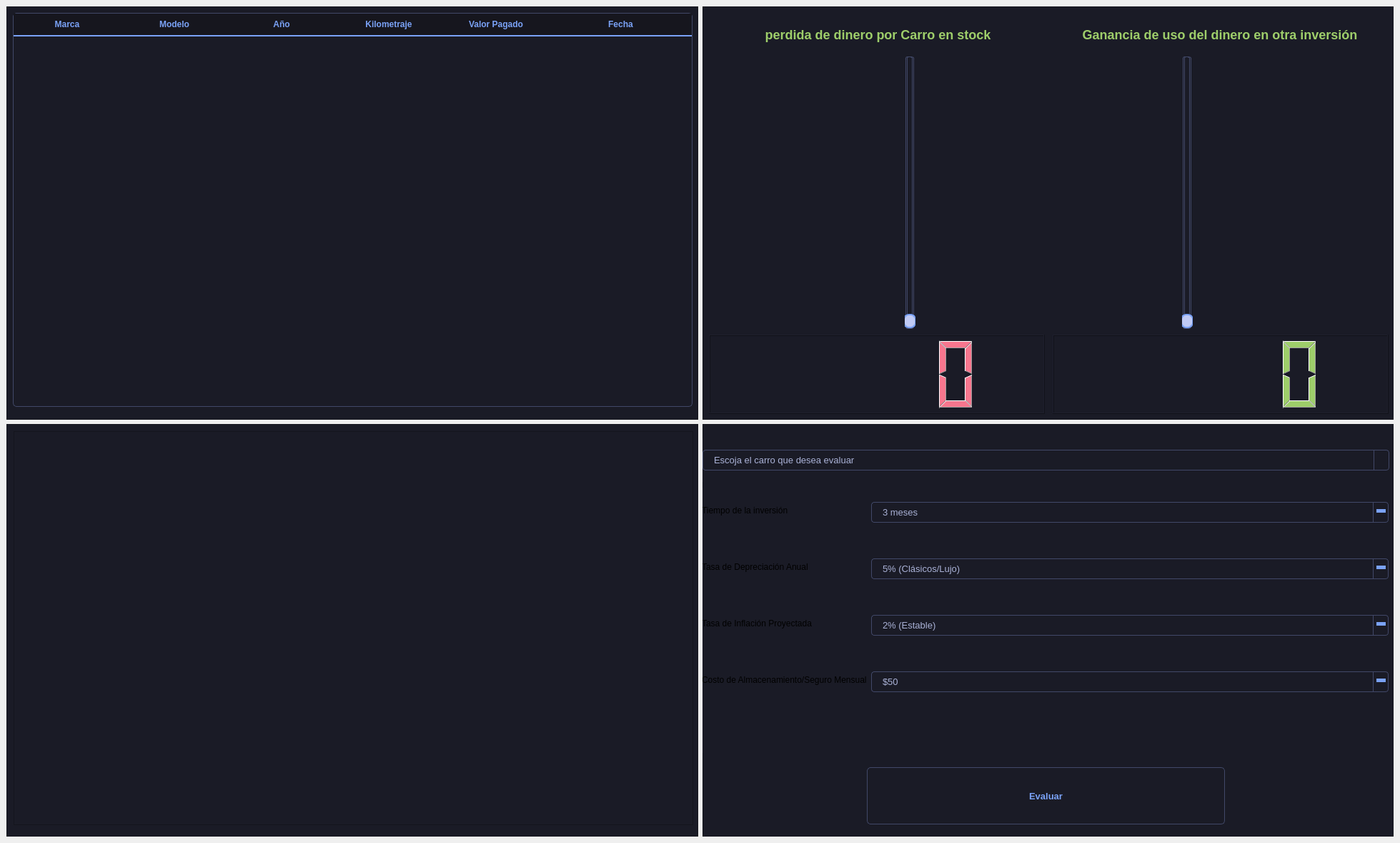
       <widget class="QWidget" name="page_2">
        <widget class="QWidget" name="gridLayoutWidget_2">
         <property name="geometry">
          <rect>
           <x>9</x>
           <y>9</y>
           <width>1941</width>
           <height>1161</height>
          </rect>
         </property>
         <layout class="QGridLayout" name="gridLayout_2">
          <item row="0" column="1">
           <widget class="QFrame" name="frame_6">
            <property name="styleSheet">
             <string notr="true">background-color: rgb(26, 27, 38);</string>
            </property>
            <property name="frameShape">
             <enum>QFrame::Shape::StyledPanel</enum>
            </property>
            <property name="frameShadow">
             <enum>QFrame::Shadow::Raised</enum>
            </property>
            <widget class="QWidget" name="horizontalLayoutWidget_3">
             <property name="geometry">
              <rect>
               <x>10</x>
               <y>70</y>
               <width>951</width>
               <height>381</height>
              </rect>
             </property>
             <layout class="QHBoxLayout" name="horizontalLayout_3">
              <property name="spacing">
               <number>100</number>
              </property>
              <item>
               <widget class="QSlider" name="verticalSlider_2">
                <property name="styleSheet">
                 <string notr="true">/* Contenedor del Slider Vertical */
QSlider::groove:vertical {
    border: 1px solid #414868;
    width: 6px;
    background: #1a1b26;
    margin: 0 2px;
    border-radius: 3px;
}

/* Parte recorrida (Abajo hacia el Handle) */
QSlider::sub-page:vertical {
    background: qlineargradient(x1:0, y1:1, x2:0, y2:0, 
                                stop:0 #7aa2f7, stop:1 #bb9af7);
    border: 1px solid #414868;
    width: 6px;
    border-radius: 3px;
}

/* Parte por recorrer (Arriba del Handle) */
QSlider::add-page:vertical {
    background: #24283b;
    border: 1px solid #414868;
    width: 6px;
    border-radius: 3px;
}

/* El botón circular (Handle) */
QSlider::handle:vertical {
    background: #c0caf5;
    border: 2px solid #7aa2f7;
    height: 16px;
    width: 16px;
    margin: 0 -6px; /* Centrado horizontal */
    border-radius: 8px;
}

QSlider::handle:vertical:hover {
    background: #ffffff;
    border: 2px solid #bb9af7;
}</string>
                </property>
                <property name="value">
                 <number>0</number>
                </property>
                <property name="sliderPosition">
                 <number>0</number>
                </property>
                <property name="orientation">
                 <enum>Qt::Orientation::Vertical</enum>
                </property>
                <property name="invertedAppearance">
                 <bool>false</bool>
                </property>
                <property name="invertedControls">
                 <bool>false</bool>
                </property>
                <property name="tickInterval">
                 <number>0</number>
                </property>
               </widget>
              </item>
              <item>
               <widget class="QSlider" name="verticalSlider">
                <property name="styleSheet">
                 <string notr="true">/* Contenedor del Slider Vertical */
QSlider::groove:vertical {
    border: 1px solid #414868;
    width: 6px;
    background: #1a1b26;
    margin: 0 2px;
    border-radius: 3px;
}

/* Parte recorrida (Abajo hacia el Handle) */
QSlider::sub-page:vertical {
    background: qlineargradient(x1:0, y1:1, x2:0, y2:0, 
                                stop:0 #7aa2f7, stop:1 #bb9af7);
    border: 1px solid #414868;
    width: 6px;
    border-radius: 3px;
}

/* Parte por recorrer (Arriba del Handle) */
QSlider::add-page:vertical {
    background: #24283b;
    border: 1px solid #414868;
    width: 6px;
    border-radius: 3px;
}

/* El botón circular (Handle) */
QSlider::handle:vertical {
    background: #c0caf5;
    border: 2px solid #7aa2f7;
    height: 16px;
    width: 16px;
    margin: 0 -6px; /* Centrado horizontal */
    border-radius: 8px;
}

QSlider::handle:vertical:hover {
    background: #ffffff;
    border: 2px solid #bb9af7;
}</string>
                </property>
                <property name="orientation">
                 <enum>Qt::Orientation::Vertical</enum>
                </property>
               </widget>
              </item>
             </layout>
            </widget>
            <widget class="QWidget" name="horizontalLayoutWidget_6">
             <property name="geometry">
              <rect>
               <x>9</x>
               <y>459</y>
               <width>951</width>
               <height>111</height>
              </rect>
             </property>
             <layout class="QHBoxLayout" name="horizontalLayout_6">
              <property name="spacing">
               <number>11</number>
              </property>
              <item>
               <widget class="QLCDNumber" name="lcd_rojo">
                <property name="styleSheet">
                 <string notr="true">/* Estilo Base para ambos (Fondo y Bordes) */
color: rgb(255, 30, 82);
QLCDNumber {
    background-color: #16161e; /* Un tono más oscuro que el fondo general */
    border: 2px solid #414868;
    border-radius: 6px;
    padding: 5px;
}

/* Estado VERDE (Ganancia / ROI Positivo) */
QLCDNumber#lcd_verde {
    color: #9ece6a; /* Verde neón */
    border-color: #9ece6a;
}

/* Estado ROJO (Depreciación / Gasto) */
QLCDNumber#lcd_rojo {
    color: #f7768e; /* Rojo/Rosa neón */
    border-color: #f7768e;
}</string>
                </property>
               </widget>
              </item>
              <item>
               <widget class="QLCDNumber" name="lcd_verde">
                <property name="styleSheet">
                 <string notr="true">/* Estilo Base para ambos (Fondo y Bordes) */
color: rgb(85, 255, 127);
QLCDNumber {
    background-color: #16161e; /* Un tono más oscuro que el fondo general */
    border: 2px solid #414868;
    border-radius: 6px;
    padding: 5px;
}

/* Estado VERDE (Ganancia / ROI Positivo) */
QLCDNumber#lcd_verde {
    color: #9ece6a; /* Verde neón */
    border-color: #9ece6a;
}

/* Estado ROJO (Depreciación / Gasto) */
QLCDNumber#lcd_rojo {
    color: #f7768e; /* Rojo/Rosa neón */
    border-color: #f7768e;
}</string>
                </property>
               </widget>
              </item>
             </layout>
            </widget>
            <widget class="QWidget" name="horizontalLayoutWidget_7">
             <property name="geometry">
              <rect>
               <x>9</x>
               <y>9</y>
               <width>951</width>
               <height>61</height>
              </rect>
             </property>
             <layout class="QHBoxLayout" name="horizontalLayout_7">
              <item>
               <widget class="QLabel" name="label">
                <property name="styleSheet">
                 <string notr="true">/* Label para montos de dinero (Resultados) */
QLabel {
    color: #9ece6a; /* Verde neón (Ganancia) */
    font-family: &quot;Segoe UI Semibold&quot;;
    font-size: 18px;
    font-weight: bold;
    background: transparent;
}

QLabel#resultado_negativo {
    color: #f7768e; /* Rojo/Rosa neón (Depreciación/Gasto) */
    font-family: &quot;Segoe UI Semibold&quot;;
    font-size: 18px;
    font-weight: bold;
    background: transparent;
}

/* Label para el valor que cambia con el Slider */
QLabel#valor_dinamico {
    color: #7aa2f7; /* Azul neón */
    font-family: &quot;Consolas&quot;, monospace; /* Estilo código/financiero */
    font-size: 14px;
    background: #24283b;
    border: 1px solid #414868;
    border-radius: 4px;
    padding: 2px 8px;
}</string>
                </property>
                <property name="text">
                 <string>perdida de dinero por Carro en stock</string>
                </property>
                <property name="alignment">
                 <set>Qt::AlignmentFlag::AlignCenter</set>
                </property>
               </widget>
              </item>
              <item>
               <widget class="QLabel" name="label_2">
                <property name="styleSheet">
                 <string notr="true">/* Label para montos de dinero (Resultados) */
QLabel {
    color: #9ece6a; /* Verde neón (Ganancia) */
    font-family: &quot;Segoe UI Semibold&quot;;
    font-size: 18px;
    font-weight: bold;
    background: transparent;
}

QLabel#resultado_negativo {
    color: #f7768e; /* Rojo/Rosa neón (Depreciación/Gasto) */
    font-family: &quot;Segoe UI Semibold&quot;;
    font-size: 18px;
    font-weight: bold;
    background: transparent;
}

/* Label para el valor que cambia con el Slider */
QLabel#valor_dinamico {
    color: #7aa2f7; /* Azul neón */
    font-family: &quot;Consolas&quot;, monospace; /* Estilo código/financiero */
    font-size: 14px;
    background: #24283b;
    border: 1px solid #414868;
    border-radius: 4px;
    padding: 2px 8px;
}</string>
                </property>
                <property name="text">
                 <string>Ganancia de uso del dinero en otra inversión</string>
                </property>
                <property name="alignment">
                 <set>Qt::AlignmentFlag::AlignCenter</set>
                </property>
               </widget>
              </item>
             </layout>
            </widget>
           </widget>
          </item>
          <item row="1" column="0">
           <widget class="QFrame" name="frame_8">
            <property name="styleSheet">
             <string notr="true">background-color: rgb(10, 0, 62);
background-color: rgb(26, 27, 38);</string>
            </property>
            <property name="frameShape">
             <enum>QFrame::Shape::StyledPanel</enum>
            </property>
            <property name="frameShadow">
             <enum>QFrame::Shadow::Raised</enum>
            </property>
            <widget class="QWidget" name="horizontalLayoutWidget_5">
             <property name="geometry">
              <rect>
               <x>10</x>
               <y>10</y>
               <width>951</width>
               <height>551</height>
              </rect>
             </property>
             <layout class="QHBoxLayout" name="horizontalLayout_5">
              <item>
               <widget class="QTextEdit" name="textEdit_mercado"/>
              </item>
             </layout>
            </widget>
           </widget>
          </item>
          <item row="0" column="0">
           <widget class="QFrame" name="frame_5">
            <property name="styleSheet">
             <string notr="true">background-color: rgb(10, 0, 62);
background-color: rgb(26, 27, 38);</string>
            </property>
            <property name="frameShape">
             <enum>QFrame::Shape::StyledPanel</enum>
            </property>
            <property name="frameShadow">
             <enum>QFrame::Shadow::Raised</enum>
            </property>
            <widget class="QWidget" name="horizontalLayoutWidget_2">
             <property name="geometry">
              <rect>
               <x>9</x>
               <y>9</y>
               <width>951</width>
               <height>551</height>
              </rect>
             </property>
             <layout class="QHBoxLayout" name="horizontalLayout_2">
              <item>
               <widget class="QTableWidget" name="tableWidget_carros">
                <property name="styleSheet">
                 <string notr="true">QTableWidget {
    background-color: #1a1b26;
    alternate-background-color: #24283b; /* Efecto Zebra */
    color: #a9b1d6;
    gridline-color: #414868;
    border: 1px solid #414868;
    border-radius: 5px;
    font-size: 12px;
    selection-background-color: #7aa2f7;
    selection-color: #1a1b26;
}

/* Encabezados (Columnas) */
QHeaderView::section {
    background-color: #16161e;
    color: #7aa2f7; /* Azul neón para los títulos */
    padding: 6px;
    border: none;
    border-bottom: 2px solid #7aa2f7;
    font-weight: bold;
    font-family: &quot;Segoe UI&quot;, sans-serif;
}

/* Estilo de las celdas al pasar el mouse */
QTableWidget::item:hover {
    background-color: #2f334d;
    color: #ffffff;
}

/* Scrollbars para el TableWidget */
QScrollBar:vertical {
    border: none;
    background: #1a1b26;
    width: 10px;
    margin: 0px;
}

QScrollBar::handle:vertical {
    background: #414868;
    min-height: 20px;
    border-radius: 5px;
}

QScrollBar::handle:vertical:hover {
    background: #7aa2f7;
}</string>
                </property>
                <attribute name="horizontalHeaderDefaultSectionSize">
                 <number>150</number>
                </attribute>
                <attribute name="horizontalHeaderShowSortIndicator" stdset="0">
                 <bool>false</bool>
                </attribute>
                <attribute name="horizontalHeaderStretchLastSection">
                 <bool>true</bool>
                </attribute>
                <column>
                 <property name="text">
                  <string>Marca</string>
                 </property>
                </column>
                <column>
                 <property name="text">
                  <string>Modelo</string>
                 </property>
                </column>
                <column>
                 <property name="text">
                  <string>Año</string>
                 </property>
                </column>
                <column>
                 <property name="text">
                  <string>Kilometraje</string>
                 </property>
                </column>
                <column>
                 <property name="text">
                  <string>Valor Pagado</string>
                 </property>
                </column>
                <column>
                 <property name="text">
                  <string>Fecha</string>
                 </property>
                </column>
               </widget>
              </item>
             </layout>
            </widget>
           </widget>
          </item>
          <item row="1" column="1">
           <widget class="QFrame" name="frame_7">
            <property name="styleSheet">
             <string notr="true">background-color: rgb(10, 0, 62);
background-color: rgb(26, 27, 38);</string>
            </property>
            <property name="frameShape">
             <enum>QFrame::Shape::StyledPanel</enum>
            </property>
            <property name="frameShadow">
             <enum>QFrame::Shadow::Raised</enum>
            </property>
            <widget class="QWidget" name="horizontalLayoutWidget_4">
             <property name="geometry">
              <rect>
               <x>0</x>
               <y>20</y>
               <width>961</width>
               <height>61</height>
              </rect>
             </property>
             <layout class="QHBoxLayout" name="horizontalLayout_4">
              <item>
               <widget class="QComboBox" name="comboBox_carro">
                <property name="styleSheet">
                 <string notr="true">/* El botón del ComboBox cuando está cerrado */
QComboBox {
    background-color: #1a1b26;
    border: 1px solid #414868;
    border-radius: 4px;
    padding: 5px 15px;
    color: #a9b1d6;
    font-size: 13px;
    min-width: 150px;
}

QComboBox:hover {
    border: 1px solid #7aa2f7; /* Brillo azul al pasar el mouse */
}

/* El botón de la flechita */
QComboBox::drop-down {
    subcontrol-origin: padding;
    subcontrol-position: top right;
    width: 20px;
    border-left: 1px solid #414868;
}

/* El ícono de la flechita (puedes usar un caracter o imagen) */
QComboBox::down-arrow {
    image: none; /* Si quieres usar una imagen propia ponla aquí */
    border-top: 5px solid #7aa2f7; /* Flecha creada con bordes */
    border-left: 5px solid transparent;
    border-right: 5px solid transparent;
    margin-top: 2px;
}

/* La lista que aparece al hacer clic */
QComboBox QAbstractItemView {
    background-color: #1a1b26;
    color: #a9b1d6;
    selection-background-color: #7aa2f7;
    selection-color: #1a1b26;
    border: 1px solid #414868;
    outline: none; /* Quita el recuadro de puntos al seleccionar */
}

/* Estilo de los items dentro de la lista */
QComboBox QAbstractItemView::item {
    min-height: 30px;
    padding-left: 10px;
}</string>
                </property>
                <property name="placeholderText">
                 <string>Escoja el carro que desea evaluar</string>
                </property>
               </widget>
              </item>
             </layout>
            </widget>
            <widget class="QWidget" name="formLayoutWidget">
             <property name="geometry">
              <rect>
               <x>-1</x>
               <y>89</y>
               <width>961</width>
               <height>371</height>
              </rect>
             </property>
             <layout class="QFormLayout" name="formLayout">
              <property name="verticalSpacing">
               <number>50</number>
              </property>
              <property name="topMargin">
               <number>20</number>
              </property>
              <item row="0" column="0">
               <widget class="QLabel" name="label_3">
                <property name="styleSheet">
                 <string notr="true">color: rgb(255, 255, 255);
/* Estilo base para todos los Labels */
QLabel {
    color: #a9b1d6;
    font-family: &quot;Segoe UI&quot;, sans-serif;
    background: transparent;
}

/* Label para Títulos de sección */
QLabel#titulo_seccion {
    color: #bb9af7; /* Morado neón */
    font-size: 14px;
    font-weight: bold;
    text-transform: uppercase;
    letter-spacing: 1px;
}

/* Label para mostrar el valor actual de los Sliders */
QLabel#valor_slider {
    color: #7aa2f7; /* Azul brillante */
    font-family: &quot;Consolas&quot;, monospace;
    font-size: 16px;
    font-weight: bold;
    background-color: #24283b;
    border-radius: 4px;
    padding: 2px 10px;
    border: 1px solid #414868;
}

/* Label para advertencias o estados (ej: &quot;VENDER&quot;) */
QLabel#status_alerta {
    color: #f7768e; /* Rojo neón */
    font-size: 18px;
    font-weight: bold;
    border: 2px solid #f7768e;
    border-radius: 5px;
    padding: 10px;
}</string>
                </property>
                <property name="text">
                 <string>Tiempo de la inversión</string>
                </property>
               </widget>
              </item>
              <item row="0" column="1">
               <widget class="QComboBox" name="comboBox_tiempo">
                <property name="styleSheet">
                 <string notr="true">QComboBox {
    background-color: #1a1b26;
    border: 1px solid #414868;
    border-radius: 4px;
    padding: 5px 15px;
    color: #a9b1d6;
    font-size: 13px;
}

QComboBox:hover {
    border: 1px solid #7aa2f7; /* Brillo azul al pasar el mouse */
}

/* El botón de la flecha */
QComboBox::drop-down {
    subcontrol-origin: padding;
    subcontrol-position: top right;
    width: 20px;
    border-left: 1px solid #414868;
}

/* La flecha (dibujada con bordes) */
QComboBox::down-arrow {
    border-top: 5px solid #7aa2f7;
    border-left: 5px solid transparent;
    border-right: 5px solid transparent;
    margin-top: 2px;
}

/* La lista desplegable */
QComboBox QAbstractItemView {
    background-color: #1a1b26;
    color: #a9b1d6;
    selection-background-color: #7aa2f7; /* Color de selección azul */
    selection-color: #1a1b26;            /* Texto oscuro al seleccionar */
    border: 1px solid #7aa2f7;
    outline: none;
}</string>
                </property>
                <item>
                 <property name="text">
                  <string>3 meses</string>
                 </property>
                </item>
                <item>
                 <property name="text">
                  <string>6 meses</string>
                 </property>
                </item>
                <item>
                 <property name="text">
                  <string>1 año</string>
                 </property>
                </item>
                <item>
                 <property name="text">
                  <string>2 años</string>
                 </property>
                </item>
                <item>
                 <property name="text">
                  <string>3 años</string>
                 </property>
                </item>
               </widget>
              </item>
              <item row="4" column="0">
               <widget class="QLabel" name="label_4">
                <property name="styleSheet">
                 <string notr="true">color: rgb(255, 255, 255);
/* Estilo base para todos los Labels */
QLabel {
    color: #a9b1d6;
    font-family: &quot;Segoe UI&quot;, sans-serif;
    background: transparent;
}

/* Label para Títulos de sección */
QLabel#titulo_seccion {
    color: #bb9af7; /* Morado neón */
    font-size: 14px;
    font-weight: bold;
    text-transform: uppercase;
    letter-spacing: 1px;
}

/* Label para mostrar el valor actual de los Sliders */
QLabel#valor_slider {
    color: #7aa2f7; /* Azul brillante */
    font-family: &quot;Consolas&quot;, monospace;
    font-size: 16px;
    font-weight: bold;
    background-color: #24283b;
    border-radius: 4px;
    padding: 2px 10px;
    border: 1px solid #414868;
}

/* Label para advertencias o estados (ej: &quot;VENDER&quot;) */
QLabel#status_alerta {
    color: #f7768e; /* Rojo neón */
    font-size: 18px;
    font-weight: bold;
    border: 2px solid #f7768e;
    border-radius: 5px;
    padding: 10px;
}</string>
                </property>
                <property name="text">
                 <string/>
                </property>
               </widget>
              </item>
              <item row="1" column="0">
               <widget class="QLabel" name="label_5">
                <property name="styleSheet">
                 <string notr="true">color: rgb(255, 255, 255);
/* Estilo base para todos los Labels */
QLabel {
    color: #a9b1d6;
    font-family: &quot;Segoe UI&quot;, sans-serif;
    background: transparent;
}

/* Label para Títulos de sección */
QLabel#titulo_seccion {
    color: #bb9af7; /* Morado neón */
    font-size: 14px;
    font-weight: bold;
    text-transform: uppercase;
    letter-spacing: 1px;
}

/* Label para mostrar el valor actual de los Sliders */
QLabel#valor_slider {
    color: #7aa2f7; /* Azul brillante */
    font-family: &quot;Consolas&quot;, monospace;
    font-size: 16px;
    font-weight: bold;
    background-color: #24283b;
    border-radius: 4px;
    padding: 2px 10px;
    border: 1px solid #414868;
}

/* Label para advertencias o estados (ej: &quot;VENDER&quot;) */
QLabel#status_alerta {
    color: #f7768e; /* Rojo neón */
    font-size: 18px;
    font-weight: bold;
    border: 2px solid #f7768e;
    border-radius: 5px;
    padding: 10px;
}</string>
                </property>
                <property name="text">
                 <string>Tasa de Depreciación Anual</string>
                </property>
               </widget>
              </item>
              <item row="1" column="1">
               <widget class="QComboBox" name="comboBox_tasa">
                <property name="styleSheet">
                 <string notr="true">QComboBox {
    background-color: #1a1b26;
    border: 1px solid #414868;
    border-radius: 4px;
    padding: 5px 15px;
    color: #a9b1d6;
    font-size: 13px;
}

QComboBox:hover {
    border: 1px solid #7aa2f7; /* Brillo azul al pasar el mouse */
}

/* El botón de la flecha */
QComboBox::drop-down {
    subcontrol-origin: padding;
    subcontrol-position: top right;
    width: 20px;
    border-left: 1px solid #414868;
}

/* La flecha (dibujada con bordes) */
QComboBox::down-arrow {
    border-top: 5px solid #7aa2f7;
    border-left: 5px solid transparent;
    border-right: 5px solid transparent;
    margin-top: 2px;
}

/* La lista desplegable */
QComboBox QAbstractItemView {
    background-color: #1a1b26;
    color: #a9b1d6;
    selection-background-color: #7aa2f7; /* Color de selección azul */
    selection-color: #1a1b26;            /* Texto oscuro al seleccionar */
    border: 1px solid #7aa2f7;
    outline: none;
}</string>
                </property>
                <item>
                 <property name="text">
                  <string>5% (Clásicos/Lujo)</string>
                 </property>
                </item>
                <item>
                 <property name="text">
                  <string>10% (Estándar)</string>
                 </property>
                </item>
                <item>
                 <property name="text">
                  <string>15% (Comercial)</string>
                 </property>
                </item>
                <item>
                 <property name="text">
                  <string>20% (Alta depreciación)</string>
                 </property>
                </item>
               </widget>
              </item>
              <item row="2" column="0">
               <widget class="QLabel" name="label_6">
                <property name="styleSheet">
                 <string notr="true">color: rgb(255, 255, 255);
/* Estilo base para todos los Labels */
QLabel {
    color: #a9b1d6;
    font-family: &quot;Segoe UI&quot;, sans-serif;
    background: transparent;
}

/* Label para Títulos de sección */
QLabel#titulo_seccion {
    color: #bb9af7; /* Morado neón */
    font-size: 14px;
    font-weight: bold;
    text-transform: uppercase;
    letter-spacing: 1px;
}

/* Label para mostrar el valor actual de los Sliders */
QLabel#valor_slider {
    color: #7aa2f7; /* Azul brillante */
    font-family: &quot;Consolas&quot;, monospace;
    font-size: 16px;
    font-weight: bold;
    background-color: #24283b;
    border-radius: 4px;
    padding: 2px 10px;
    border: 1px solid #414868;
}

/* Label para advertencias o estados (ej: &quot;VENDER&quot;) */
QLabel#status_alerta {
    color: #f7768e; /* Rojo neón */
    font-size: 18px;
    font-weight: bold;
    border: 2px solid #f7768e;
    border-radius: 5px;
    padding: 10px;
}</string>
                </property>
                <property name="text">
                 <string>Tasa de Inflación Proyectada</string>
                </property>
               </widget>
              </item>
              <item row="2" column="1">
               <widget class="QComboBox" name="comboBox_inflacion">
                <property name="styleSheet">
                 <string notr="true">QComboBox {
    background-color: #1a1b26;
    border: 1px solid #414868;
    border-radius: 4px;
    padding: 5px 15px;
    color: #a9b1d6;
    font-size: 13px;
}

QComboBox:hover {
    border: 1px solid #7aa2f7; /* Brillo azul al pasar el mouse */
}

/* El botón de la flecha */
QComboBox::drop-down {
    subcontrol-origin: padding;
    subcontrol-position: top right;
    width: 20px;
    border-left: 1px solid #414868;
}

/* La flecha (dibujada con bordes) */
QComboBox::down-arrow {
    border-top: 5px solid #7aa2f7;
    border-left: 5px solid transparent;
    border-right: 5px solid transparent;
    margin-top: 2px;
}

/* La lista desplegable */
QComboBox QAbstractItemView {
    background-color: #1a1b26;
    color: #a9b1d6;
    selection-background-color: #7aa2f7; /* Color de selección azul */
    selection-color: #1a1b26;            /* Texto oscuro al seleccionar */
    border: 1px solid #7aa2f7;
    outline: none;
}</string>
                </property>
                <item>
                 <property name="text">
                  <string>2% (Estable)</string>
                 </property>
                </item>
                <item>
                 <property name="text">
                  <string>4% (Moderada)</string>
                 </property>
                </item>
                <item>
                 <property name="text">
                  <string>8% (Alta)</string>
                 </property>
                </item>
                <item>
                 <property name="text">
                  <string>12% (Crítica)</string>
                 </property>
                </item>
               </widget>
              </item>
              <item row="3" column="0">
               <widget class="QLabel" name="label_7">
                <property name="styleSheet">
                 <string notr="true">color: rgb(255, 255, 255);
/* Estilo base para todos los Labels */
QLabel {
    color: #a9b1d6;
    font-family: &quot;Segoe UI&quot;, sans-serif;
    background: transparent;
}

/* Label para Títulos de sección */
QLabel#titulo_seccion {
    color: #bb9af7; /* Morado neón */
    font-size: 14px;
    font-weight: bold;
    text-transform: uppercase;
    letter-spacing: 1px;
}

/* Label para mostrar el valor actual de los Sliders */
QLabel#valor_slider {
    color: #7aa2f7; /* Azul brillante */
    font-family: &quot;Consolas&quot;, monospace;
    font-size: 16px;
    font-weight: bold;
    background-color: #24283b;
    border-radius: 4px;
    padding: 2px 10px;
    border: 1px solid #414868;
}

/* Label para advertencias o estados (ej: &quot;VENDER&quot;) */
QLabel#status_alerta {
    color: #f7768e; /* Rojo neón */
    font-size: 18px;
    font-weight: bold;
    border: 2px solid #f7768e;
    border-radius: 5px;
    padding: 10px;
}</string>
                </property>
                <property name="text">
                 <string>Costo de Almacenamiento/Seguro Mensual</string>
                </property>
               </widget>
              </item>
              <item row="3" column="1">
               <widget class="QComboBox" name="comboBox_costo">
                <property name="styleSheet">
                 <string notr="true">QComboBox {
    background-color: #1a1b26;
    border: 1px solid #414868;
    border-radius: 4px;
    padding: 5px 15px;
    color: #a9b1d6;
    font-size: 13px;
}

QComboBox:hover {
    border: 1px solid #7aa2f7; /* Brillo azul al pasar el mouse */
}

/* El botón de la flecha */
QComboBox::drop-down {
    subcontrol-origin: padding;
    subcontrol-position: top right;
    width: 20px;
    border-left: 1px solid #414868;
}

/* La flecha (dibujada con bordes) */
QComboBox::down-arrow {
    border-top: 5px solid #7aa2f7;
    border-left: 5px solid transparent;
    border-right: 5px solid transparent;
    margin-top: 2px;
}

/* La lista desplegable */
QComboBox QAbstractItemView {
    background-color: #1a1b26;
    color: #a9b1d6;
    selection-background-color: #7aa2f7; /* Color de selección azul */
    selection-color: #1a1b26;            /* Texto oscuro al seleccionar */
    border: 1px solid #7aa2f7;
    outline: none;
}</string>
                </property>
                <item>
                 <property name="text">
                  <string>$50</string>
                 </property>
                </item>
                <item>
                 <property name="text">
                  <string>$100</string>
                 </property>
                </item>
                <item>
                 <property name="text">
                  <string>$200</string>
                 </property>
                </item>
                <item>
                 <property name="text">
                  <string>$500</string>
                 </property>
                </item>
               </widget>
              </item>
             </layout>
            </widget>
            <widget class="QWidget" name="horizontalLayoutWidget_8">
             <property name="geometry">
              <rect>
               <x>230</x>
               <y>480</y>
               <width>501</width>
               <height>80</height>
              </rect>
             </property>
             <layout class="QHBoxLayout" name="horizontalLayout_9">
              <item>
               <widget class="QPushButton" name="pushButton_evaluar">
                <property name="sizePolicy">
                 <sizepolicy hsizetype="Minimum" vsizetype="Expanding">
                  <horstretch>0</horstretch>
                  <verstretch>0</verstretch>
                 </sizepolicy>
                </property>
                <property name="styleSheet">
                 <string notr="true">/* Estilo general del botón */
QPushButton {
    background: qlineargradient(x1:0, y1:0, x2:0, y2:1, 
                                stop:0 #24283b, stop:1 #1a1b26);
    color: #7aa2f7; /* Azul neón */
    border: 1px solid #414868;
    border-radius: 5px;
    padding: 8px 15px;
    font-size: 13px;
    font-weight: bold;
    min-width: 100px;
}

/* Cuando pasas el mouse (Hover) */
QPushButton:hover {
    background: qlineargradient(x1:0, y1:0, x2:0, y2:1, 
                                stop:0 #2f334d, stop:1 #24283b);
    border: 1px solid #7aa2f7;
    color: #ffffff; /* El texto brilla en blanco */
}

/* Cuando haces clic (Pressed) */
QPushButton:pressed {
    background-color: #7aa2f7;
    color: #1a1b26; /* Inversión de colores para feedback táctil */
    border: 1px solid #bb9af7;
    padding-top: 10px; /* Efecto de hundimiento */
    padding-left: 17px;
}

/* Botón especial para &quot;Calcular&quot; o &quot;Vender&quot; (Acento Verde) */
QPushButton#btn_principal {
    color: #9ece6a;
    border: 1px solid #9ece6a;
}

QPushButton#btn_principal:hover {
    background-color: #9ece6a;
    color: #1a1b26;
}

/* Botón de Peligro o Reset (Acento Rojo) */
QPushButton#btn_peligro {
    color: #f7768e;
    border: 1px solid #f7768e;
}

QPushButton#btn_peligro:hover {
    background-color: #f7768e;
    color: #1a1b26;
}</string>
                </property>
                <property name="text">
                 <string>Evaluar</string>
                </property>
               </widget>
              </item>
             </layout>
            </widget>
           </widget>
          </item>
         </layout>
        </widget>
       </widget>
